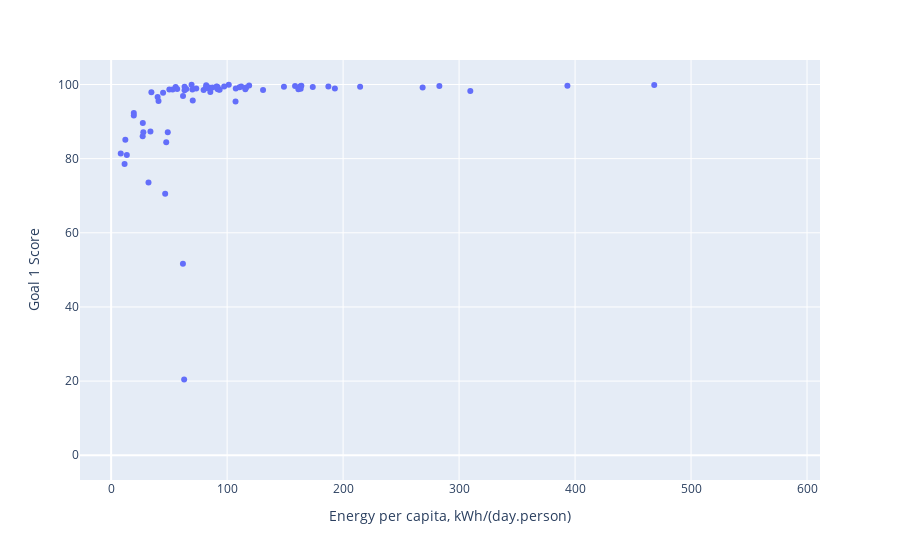

Notebook cell for this chart:
### Code cell
# plot energy_per_gdp vs sdg score in an interactive plot
import plotly.express as px

fig = px.scatter(df, x="energy_per_capita", y="Goal 1 Score", hover_data=["country"])
fig.update_xaxes(title_text="Energy per capita, kWh/(day.person)")
fig.show()

# plt.figure(figsize=(10, 6))
# plt.scatter(df['energy_per_capita']/365, df['Goal 1 Score'], color='blue', alpha=0.5)
# plt.xlabel('Energy per capita, kWh/(day.person)')
# plt.ylabel('Goal 7 Score')

### Figure 1 — Plotly figure (JSON) as saved in the notebook; plotly's stock layout.template omitted (floating-point values rounded to 4 significant figures; data arrays with more than 128 entries replaced by an {"elided": "..."} marker saying what was removed)
{"data": [{"customdata": {"elided": "185x1 str values"}, "hovertemplate": "energy_per_capita=%{x}<br>Goal 1 Score=%{y}<br>country=%{customdata[0]}<extra></extra>", "legendgroup": "", "marker": {"color": "#636efa", "symbol": "circle"}, "mode": "markers", "name": "", "orientation": "v", "showlegend": false, "type": "scatter", "x": {"elided": "185 float values"}, "xaxis": "x", "y": {"elided": "185 float values"}, "yaxis": "y"}], "layout": {"legend": {"tracegroupgap": 0}, "margin": {"t": 60}, "xaxis": {"anchor": "y", "domain": [0, 1], "title": {"text": "Energy per capita, kWh/(day.person)"}}, "yaxis": {"anchor": "x", "domain": [0, 1], "title": {"text": "Goal 1 Score"}}}}
